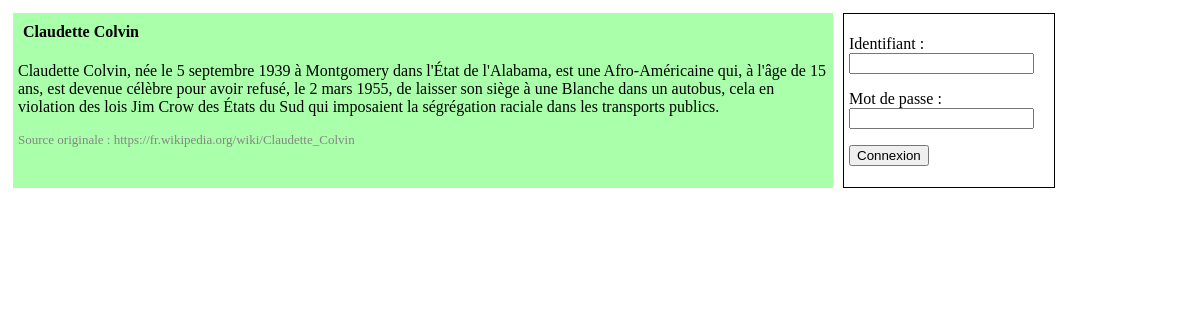
The page / on the database its author committed.
### tables this page shows
CREATE TABLE Article (
    Id INT UNIQUE NOT NULL AUTO_INCREMENT PRIMARY KEY,
    Entete TEXT,
    Contenu TEXT,
    Pied TEXT
);

### index.php (the view, shortened to what this page needs)
<!DOCTYPE html>
<html lang="en">
<head>
    <link href="style.css" rel="stylesheet" type="text/css" />
</head>
<body>
<section>
    <?php
    $pdo = creerPDO();
    $sql = "SELECT Entete, Contenu, Pied FROM Article WHERE Id=1";
    $pdo_statement = $pdo->prepare($sql);
    $pdo_statement->execute([]);
    $ligne=$pdo_statement->fetch();
    if (isset($_SESSION['login'], $_SESSION['type']) && $_SESSION['type']==='utilisateur') :
        echo "<section>";
        echo "<article>";
        echo "<header>" . $ligne["Entete"] . "</header>";
        echo "<form method='GET' action='traitement.php'>";
        echo "<textarea class='mod' name='text'>". htmlspecialchars($ligne["Contenu"]);
        echo "</textarea>";
        echo "<input type='submit'value='Soumetre les modifications' />";
        echo "</form>";
        echo "<footer>" . $ligne["Pied"] . "</footer>";
        echo "</article>";
        echo "<form class='login' method='post' action='logout.php'>";
        echo " <p><label for='idlogin'>".'Bonjour ' . $_SESSION["login"] . " </label></p>";
        echo "<p><input type='submit'value='Déconnexion' /></p>";
        echo " </form>";
        echo "</section>";
    else :
        echo "<article >";
        echo "<header>" . $ligne["Entete"] . "</header>";
        echo "<p>" . htmlspecialchars($ligne["Contenu"]) . "</p>";
        echo "<footer>" . $ligne["Pied"] . "</footer>";
        echo "</article>";
        echo "<form  class='login' method='post' action='login.php'  >";
        echo " <p><label for='idlogin'>Identifiant : </label><input  type='text' name='login' /></p>";
        echo " <p> <label for='idpword'>Mot de passe :</label><input type='password' name='pword' /></p>";
        echo "<p ><input type='submit' value='Connexion'  /></p>";
        echo " </form>";
    endif;
    ?>
</section>
</body>
</html>

### style.css (style rules this page uses)
header { font-weight: bold; padding: 5px; }
section { display: flex; }
article { padding: 5px; margin: 5px; background-color: #aaffaa; width: 810px; }
footer { font-size: small; color: #858585; }
.login { padding: 5px; margin: 5px; border: solid black 1px; width: 200px; }

### rows shown on the page
article: Entete "Claudette Colvin", Contenu "Claudette Colvin, née le 5 septembre 1939 à Montgomery dans l'État de l'Alabama, est une Afro-Américaine qui, à l'âge de 15 ans, est devenue célèbre pour avoir refusé, le 2 mars 1955, de laisser son siège à une Blanche dans un autobus, cela en violation des lois Jim Crow des États du Sud qui imposaient la ségrégation raciale dans les transports publics.", Pied "Source originale : https://fr.wikipedia.org/wiki/Claudette_Colvin"
